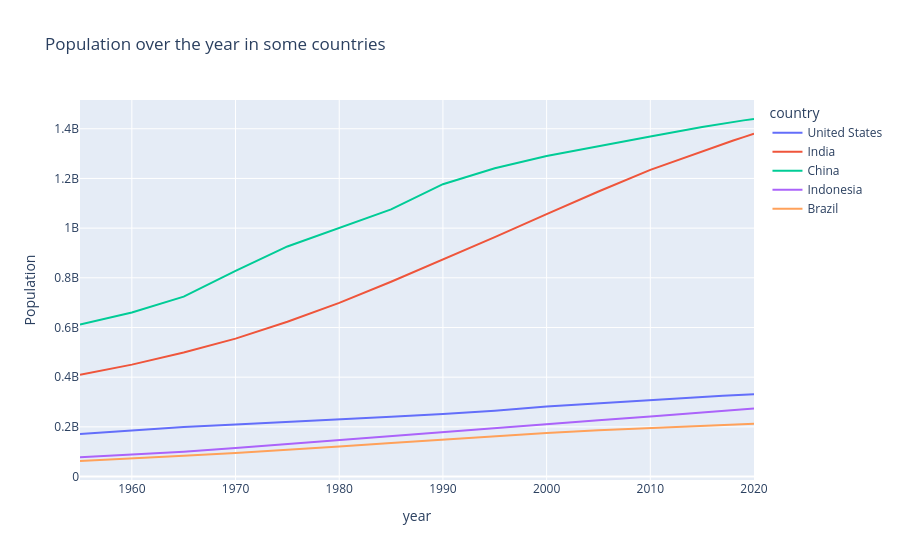

Notebook cell for this chart:
### Code cell
# creating line plot with px method
px.line(df_pivot, title='Population over the year in some countries',
        labels={'value':'Population','index':'Years'})

### Figure 1 — Plotly figure (JSON) as saved in the notebook; plotly's stock layout.template omitted (floating-point values rounded to 4 significant figures)
{"data": [{"hovertemplate": "country=United States<br>year=%{x}<br>Population=%{y}<extra></extra>", "legendgroup": "United States", "line": {"color": "#636efa", "dash": "solid"}, "marker": {"symbol": "circle"}, "mode": "lines", "name": "United States", "orientation": "v", "showlegend": true, "type": "scatter", "x": [1955.0, 1960.0, 1965.0, 1970.0, 1975.0, 1980.0, 1985.0, 1990.0, 1995.0, 2000.0, 2005.0, 2010.0, 2015.0, 2016.0, 2017.0, 2018.0, 2019.0, 2020.0], "xaxis": "x", "y": [171700000.0, 186700000.0, 199700000.0, 209500000.0, 219100000.0, 229500000.0, 240500000.0, 252100000.0, 265200000.0, 281700000.0, 295000000.0, 309000000.0, 320900000.0, 323000000.0, 325100000.0, 327100000.0, 329100000.0, 331000000.0], "yaxis": "y"}, {"hovertemplate": "country=India<br>year=%{x}<br>Population=%{y}<extra></extra>", "legendgroup": "India", "line": {"color": "#EF553B", "dash": "solid"}, "marker": {"symbol": "circle"}, "mode": "lines", "name": "India", "orientation": "v", "showlegend": true, "type": "scatter", "x": [1955.0, 1960.0, 1965.0, 1970.0, 1975.0, 1980.0, 1985.0, 1990.0, 1995.0, 2000.0, 2005.0, 2010.0, 2015.0, 2016.0, 2017.0, 2018.0, 2019.0, 2020.0], "xaxis": "x", "y": [409900000.0, 450500000.0, 499100000.0, 555200000.0, 623100000.0, 699000000.0, 784400000.0, 873300000.0, 963900000.0, 1057000000.0, 1148000000.0, 1234000000.0, 1310000000.0, 1325000000.0, 1339000000.0, 1353000000.0, 1366000000.0, 1380000000.0], "yaxis": "y"}, {"hovertemplate": "country=China<br>year=%{x}<br>Population=%{y}<extra></extra>", "legendgroup": "China", "line": {"color": "#00cc96", "dash": "solid"}, "marker": {"symbol": "circle"}, "mode": "lines", "name": "China", "orientation": "v", "showlegend": true, "type": "scatter", "x": [1955.0, 1960.0, 1965.0, 1970.0, 1975.0, 1980.0, 1985.0, 1990.0, 1995.0, 2000.0, 2005.0, 2010.0, 2015.0, 2016.0, 2017.0, 2018.0, 2019.0, 2020.0], "xaxis": "x", "y": [612200000.0, 660400000.0, 724200000.0, 827600000.0, 926200000.0, 1000000000.0, 1076000000.0, 1177000000.0, 1241000000.0, 1291000000.0, 1331000000.0, 1369000000.0, 1407000000.0, 1414000000.0, 1421000000.0, 1428000000.0, 1434000000.0, 1439000000.0], "yaxis": "y"}, {"hovertemplate": "country=Indonesia<br>year=%{x}<br>Population=%{y}<extra></extra>", "legendgroup": "Indonesia", "line": {"color": "#ab63fa", "dash": "solid"}, "marker": {"symbol": "circle"}, "mode": "lines", "name": "Indonesia", "orientation": "v", "showlegend": true, "type": "scatter", "x": [1955.0, 1960.0, 1965.0, 1970.0, 1975.0, 1980.0, 1985.0, 1990.0, 1995.0, 2000.0, 2005.0, 2010.0, 2015.0, 2016.0, 2017.0, 2018.0, 2019.0, 2020.0], "xaxis": "x", "y": [77270000.0, 87750000.0, 100300000.0, 114800000.0, 130700000.0, 147400000.0, 165000000.0, 181400000.0, 196900000.0, 211500000.0, 226300000.0, 241800000.0, 258400000.0, 261600000.0, 264700000.0, 267700000.0, 270600000.0, 273500000.0], "yaxis": "y"}, {"hovertemplate": "country=Brazil<br>year=%{x}<br>Population=%{y}<extra></extra>", "legendgroup": "Brazil", "line": {"color": "#FFA15A", "dash": "solid"}, "marker": {"symbol": "circle"}, "mode": "lines", "name": "Brazil", "orientation": "v", "showlegend": true, "type": "scatter", "x": [1955.0, 1960.0, 1965.0, 1970.0, 1975.0, 1980.0, 1985.0, 1990.0, 1995.0, 2000.0, 2005.0, 2010.0, 2015.0, 2016.0, 2017.0, 2018.0, 2019.0, 2020.0], "xaxis": "x", "y": [62530000.0, 72180000.0, 83370000.0, 95110000.0, 107200000.0, 120700000.0, 135300000.0, 149000000.0, 162000000.0, 174800000.0, 186100000.0, 195700000.0, 204500000.0, 206200000.0, 207800000.0, 209500000.0, 211000000.0, 212600000.0], "yaxis": "y"}], "layout": {"legend": {"title": {"text": "country"}, "tracegroupgap": 0}, "title": {"text": "Population over the year in some countries"}, "xaxis": {"anchor": "y", "domain": [0, 1], "title": {"text": "year"}}, "yaxis": {"anchor": "x", "domain": [0, 1], "title": {"text": "Population"}}}}
